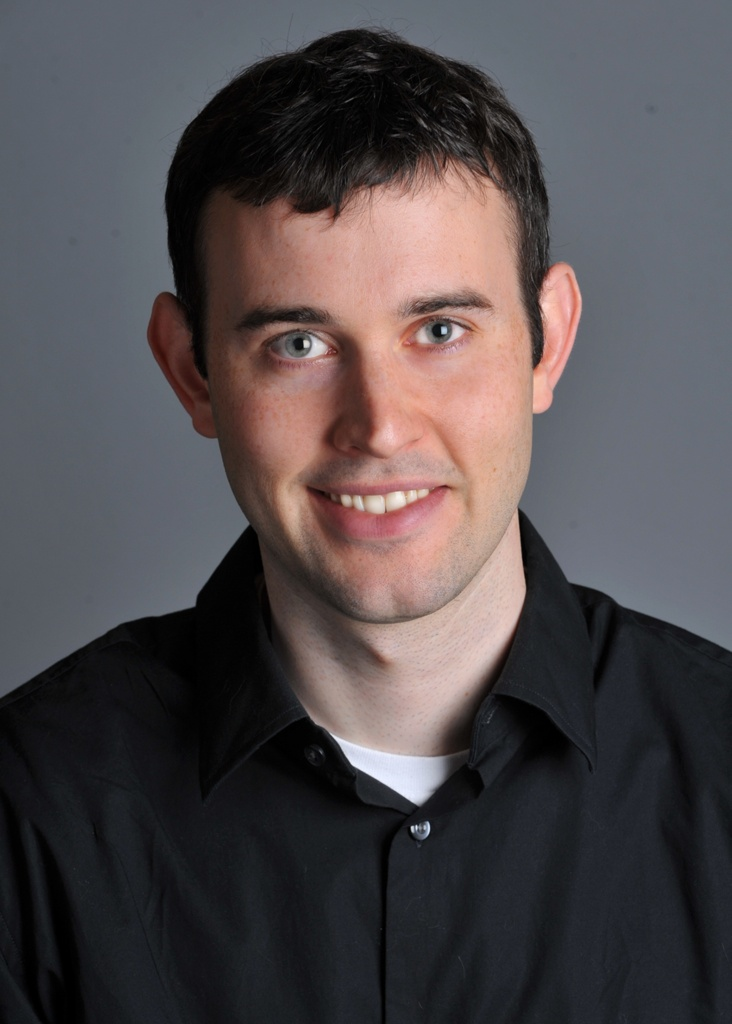
#> input picture Assignment_Images/DerekPicture.jpg, 732 x 1024 px
$ python 2.1unsharp.py Assignment_Images/DerekPicture.jpg
#> lines starting #> are read from the running program, lines starting #| are printed output that depends on the picture; long printed decimals are rounded
"""
Part 2.1: unsharp mask sharpening.

    blurred = I * G                 (Gaussian low-pass: low frequencies)
    detail  = I - I * G             (what the blur removed: high frequencies)
    sharp   = I + alpha * detail
            = I * ((1 + alpha) * delta - alpha * G)      <- one convolution

Usage: python 2.1unsharp.py IMAGE [--sigma S]
  Sigma is in pixels; default is (longest side) / 150.
"""
import argparse
from pathlib import Path

import cv2
import matplotlib.pyplot as plt
import numpy as np
from scipy.signal import fftconvolve

ALPHA = 1.5                    # main result
ALPHAS = [0.5, 1, 2, 4, 8]     # comparison


def gaussian_kernel(sigma):
    ksize = 2 * int(np.ceil(3 * sigma)) + 1
    g = cv2.getGaussianKernel(ksize, sigma)
    return g @ g.T


def unsharp_kernel(sigma, alpha):
    """(1 + alpha) * delta - alpha * G as a single kernel."""
    G = gaussian_kernel(sigma)
    delta = np.zeros_like(G)
    delta[G.shape[0] // 2, G.shape[1] // 2] = 1
    return (1 + alpha) * delta - alpha * G


def convolve(img, kernel):
    """Same-size convolution per colour channel (mirrored borders, FFT for speed)."""
    p = kernel.shape[0] // 2
    padded = np.pad(img, ((p, p), (p, p), (0, 0)), mode="reflect")
    out = np.dstack([fftconvolve(padded[..., c], kernel, mode="valid") for c in range(3)])
    return np.clip(out, 0, 1)


def row(images, titles, name, size):
    fig, axes = plt.subplots(*size[0], figsize=size[1])
    for ax in np.ravel(axes):
        ax.axis("off")
    for ax, im, t in zip(np.ravel(axes), images, titles):
        ax.imshow(im)
        ax.set_title(t)
    fig.tight_layout()
    fig.savefig(name, dpi=120)


def main():
    p = argparse.ArgumentParser()
    p.add_argument("image")
    p.add_argument("--sigma", type=float)
    args = p.parse_args()

    bgr = cv2.imread(args.image)
#> bgr is the input picture: shape (1024, 732, 3); mean B, G, R 76.9, 74.5, 80.5
    if bgr is None:
        raise FileNotFoundError(args.image)
    img = cv2.cvtColor(bgr, cv2.COLOR_BGR2RGB) / 255.0
    sigma = args.sigma or round(max(img.shape[:2]) / 150, 1)
#> sigma = 6.8
    stem = Path(args.image).stem
    print(f"Image {img.shape[1]}x{img.shape[0]}, sigma = {sigma:g}")
#| Image 732x1024, sigma = 6.8

    blurred = convolve(img, gaussian_kernel(sigma))
    detail = img - blurred
    sharp = convolve(img, unsharp_kernel(sigma, ALPHA))
#> in convolve (call 2), `return np.clip(out, 0, 1)`:
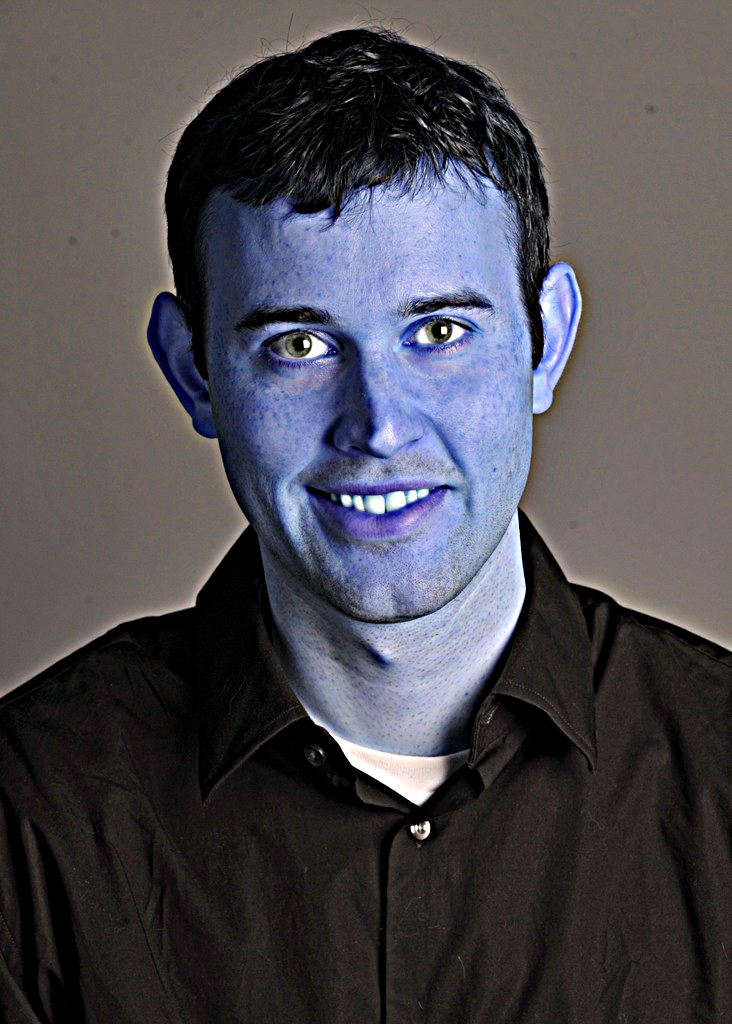
#> returned value: shape (1024, 732, 3) float64; mean of channels 0, 1, 2 0.318, 0.295, 0.304; drawn as B, G, R

    row([img, blurred, np.clip(0.5 + 2 * detail, 0, 1), sharp],
        ["Original", f"Blurred (sigma={sigma:g})", "High frequencies (I - blurred)", f"Sharpened (alpha={ALPHA:g})"],
        f"part2_1_process_{stem}.png", ((1, 4), (18, 5)))
#> the loop in row, `for ax, im, t in zip(np.ravel(axes), images, titles):` made 4 passes
#> t on passes 1 to 4: 'Original', 'Blurred (sigma=6.8)', 'High frequencies (I - blurred)', 'Sharpened (alpha=1.5)'
#> in row, `fig.savefig(name, dpi=120)`:
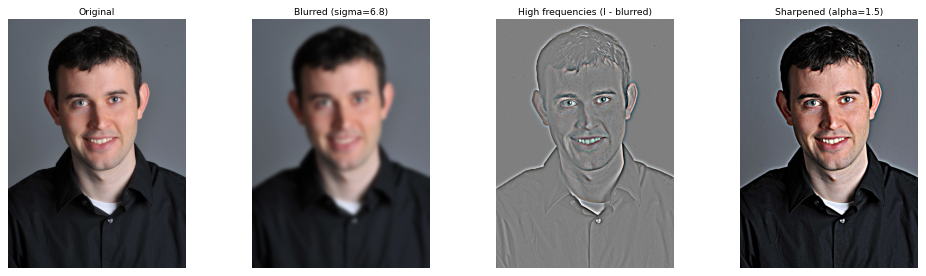
#> figure drawn by matplotlib, 4 panels; B, G, R data is drawn as R, G, B

    row([img] + [convolve(img, unsharp_kernel(sigma, a)) for a in ALPHAS],
        ["alpha = 0 (original)"] + [f"alpha = {a:g}" for a in ALPHAS],
        f"part2_1_alphas_{stem}.png", ((2, 3), (15, 10)))
#> in convolve (call 3), `out = np.dstack([fftconvolve(padded[..., c], kernel, mode="valid") for..`:
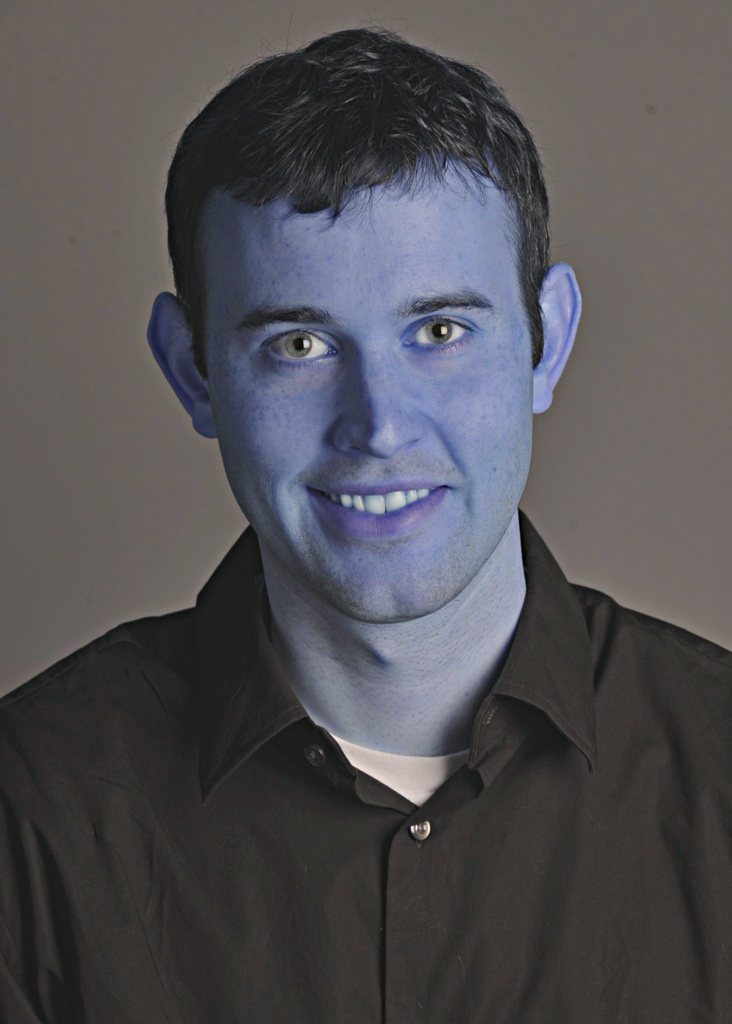
#> out: shape (1024, 732, 3) float64; mean B, G, R 0.316, 0.292, 0.301; drawn with min black and max white
#> in convolve (call 6), `out = np.dstack([fftconvolve(padded[..., c], kernel, mode="valid") for..`:
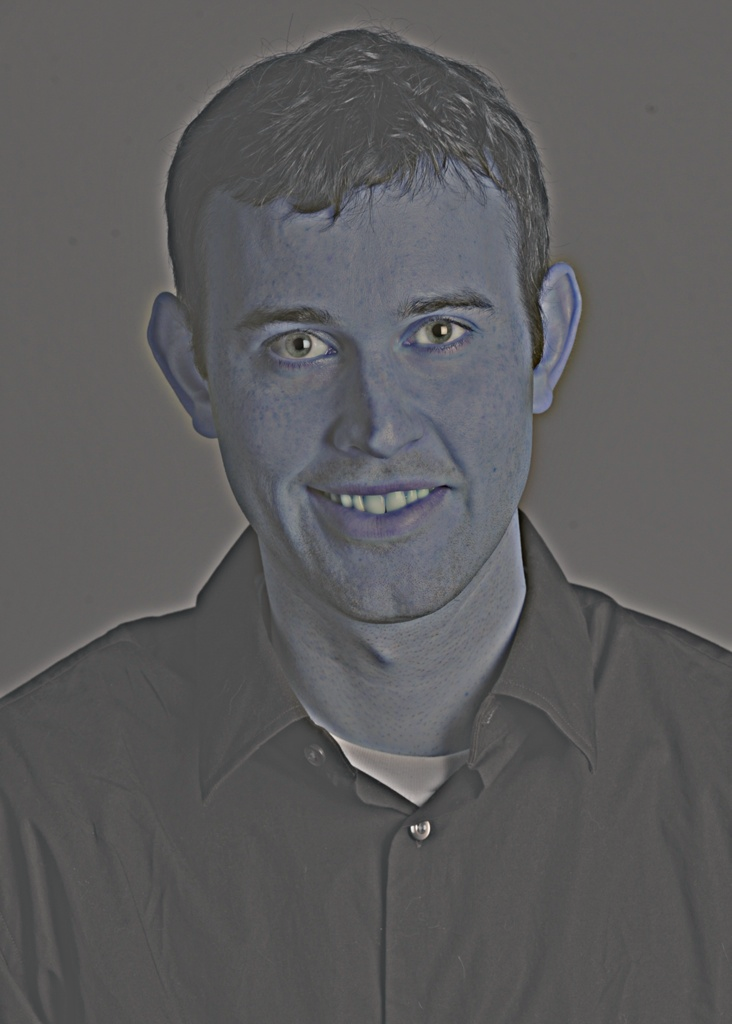
#> out: shape (1024, 732, 3) float64; mean B, G, R 0.316, 0.292, 0.301; drawn with min black and max white
#> in convolve (call 7), `return np.clip(out, 0, 1)`:
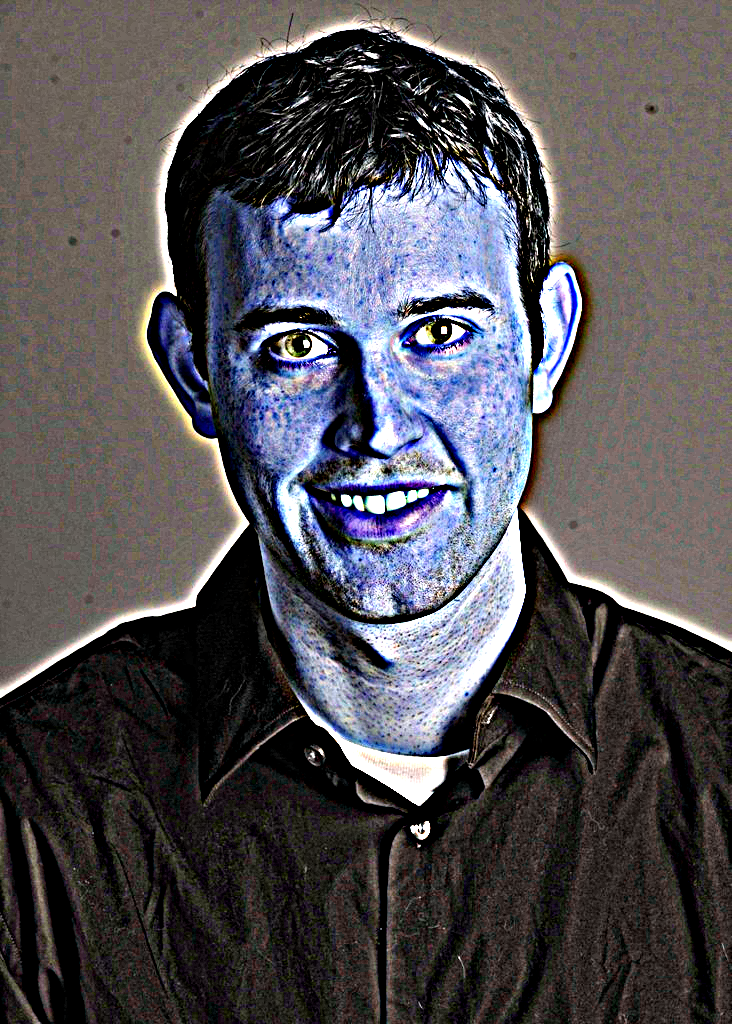
#> returned value: shape (1024, 732, 3) float64; mean of channels 0, 1, 2 0.333, 0.316, 0.326; drawn as B, G, R
#> the loop in row (call 2), `for ax in np.ravel(axes):` made 6 passes
#> the loop in row (call 2), `for ax, im, t in zip(np.ravel(axes), images, titles):` made 6 passes
#> t on passes 1 to 6: 'alpha = 0 (original)', 'alpha = 0.5', 'alpha = 1', 'alpha = 2', 'alpha = 4', 'alpha = 8'

    # Evaluation: blur a sharp image, then try to sharpen it again
    resharp = convolve(blurred, unsharp_kernel(sigma, ALPHA))
#> in convolve (call 8), `padded = np.pad(img, ((p, p), (p, p), (0, 0)), mode="reflect")`:
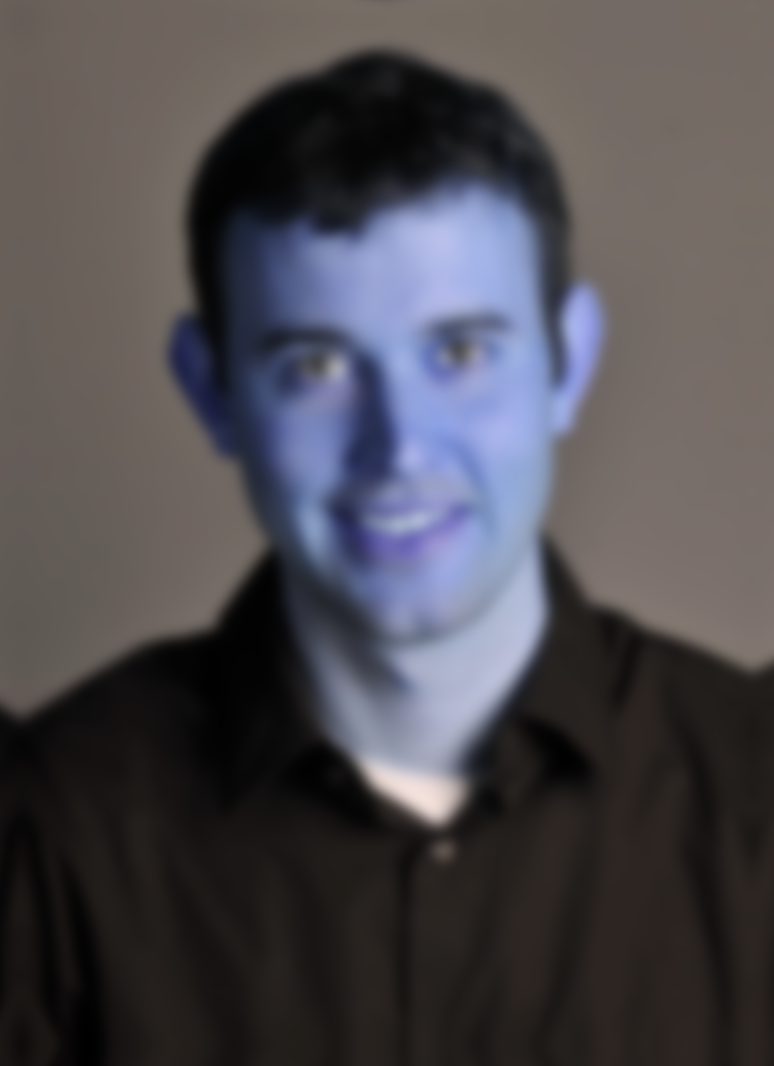
#> padded: shape (1066, 774, 3) float64; mean B, G, R 0.311, 0.291, 0.302
    row([img, blurred, resharp], ["Original (sharp)", "Blurred", "Blurred, then sharpened"],
        f"part2_1_evaluation_{stem}.png", ((1, 3), (16, 5.5)))
    mse = lambda a: np.mean((a - img) ** 2)
    print(f"MSE vs. original: blurred {mse(blurred):.5f}, re-sharpened {mse(resharp):.5f}")
#| MSE vs. original: blurred 0.00131, re-sharpened 0.00082
    plt.show()


if __name__ == "__main__":
    main()

$ run again, on Assignment_Images/chicken.jpg
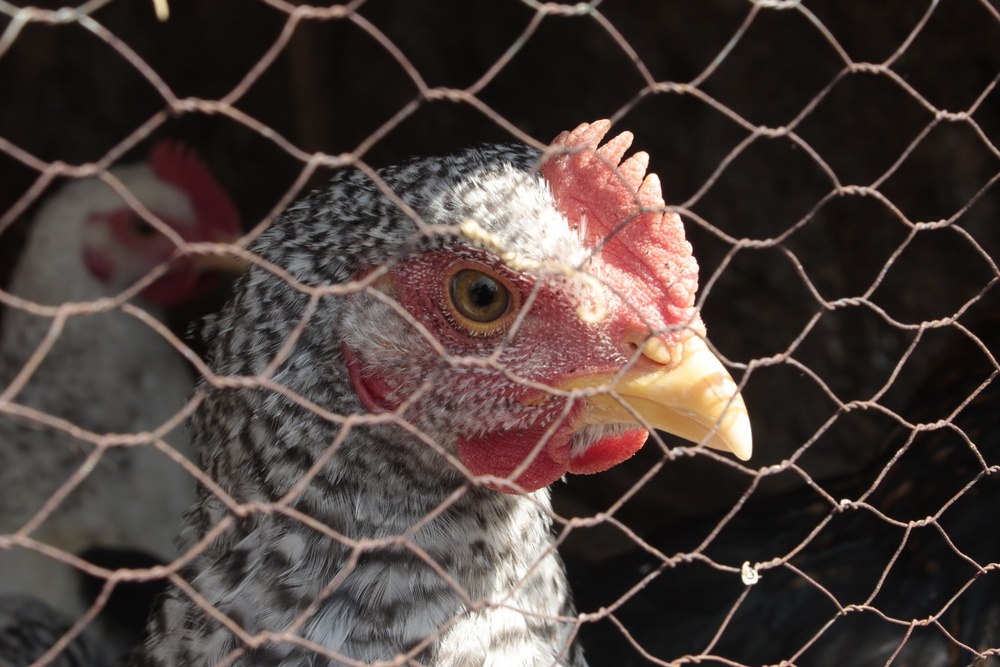
#> input picture Assignment_Images/chicken.jpg, 1000 x 667 px, shrunk from 5184 x 3456 before the run
#> in main, bgr is the input picture: shape (667, 1000, 3); mean B, G, R 58.4, 62.5, 74.6
#| Image 1000x667, sigma = 6.7
#> the loop in row, `for ax, im, t in zip(np.ravel(axes), images, titles):` made 4 passes
#> t on passes 1 to 4: 'Original', 'Blurred (sigma=6.7)', 'High frequencies (I - blurred)', 'Sharpened (alpha=1.5)'
#> in convolve (call 3), `out = np.dstack([fftconvolve(padded[..., c], kernel, mode="valid") for..`:
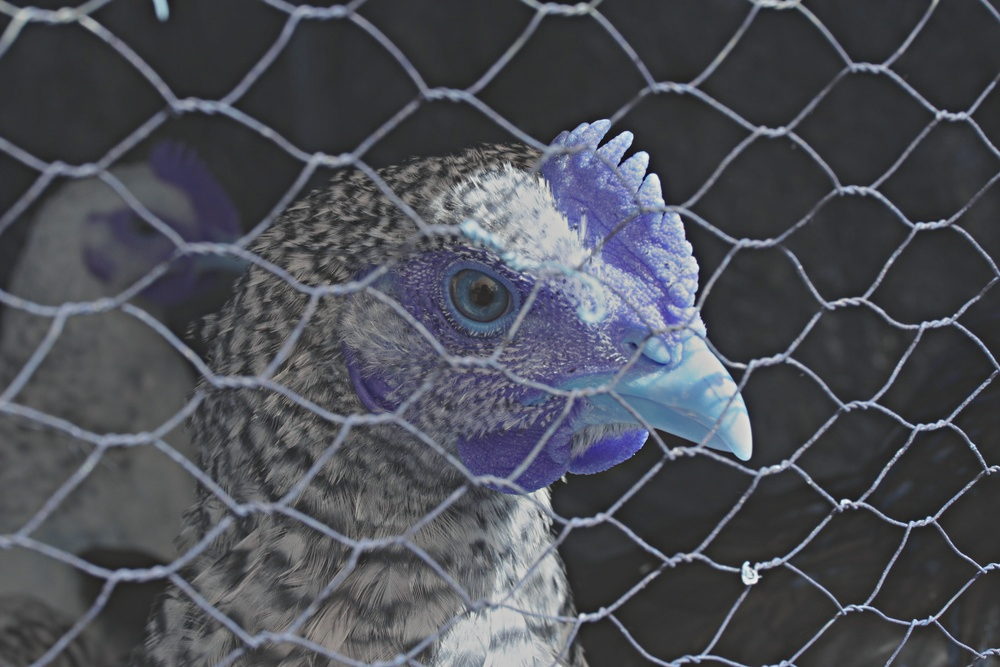
#> out: shape (667, 1000, 3) float64; mean B, G, R 0.293, 0.245, 0.229; drawn with min black and max white
#> in convolve (call 4), `return np.clip(out, 0, 1)`:
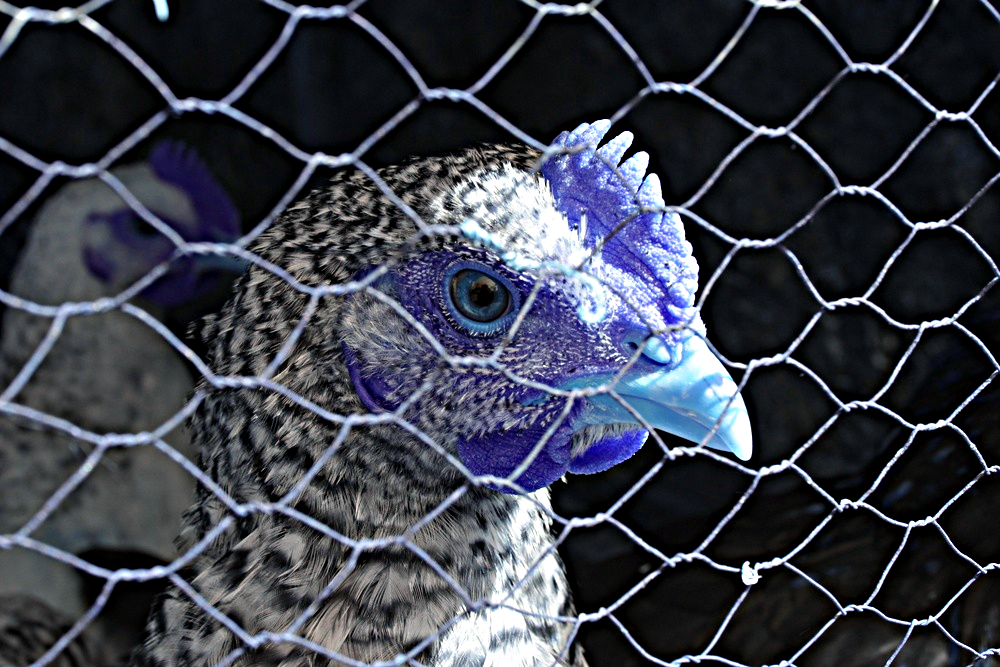
#> returned value: shape (667, 1000, 3) float64; mean of channels 0, 1, 2 0.291, 0.246, 0.232; drawn as B, G, R
#> the loop in row (call 2), `for ax in np.ravel(axes):` made 6 passes
#> the loop in row (call 2), `for ax, im, t in zip(np.ravel(axes), images, titles):` made 6 passes
#> t on passes 1 to 6: 'alpha = 0 (original)', 'alpha = 0.5', 'alpha = 1', 'alpha = 2', 'alpha = 4', 'alpha = 8'
#| MSE vs. original: blurred 0.00901, re-sharpened 0.0067

$ run again, on Assignment_Images/nutmeg.jpg
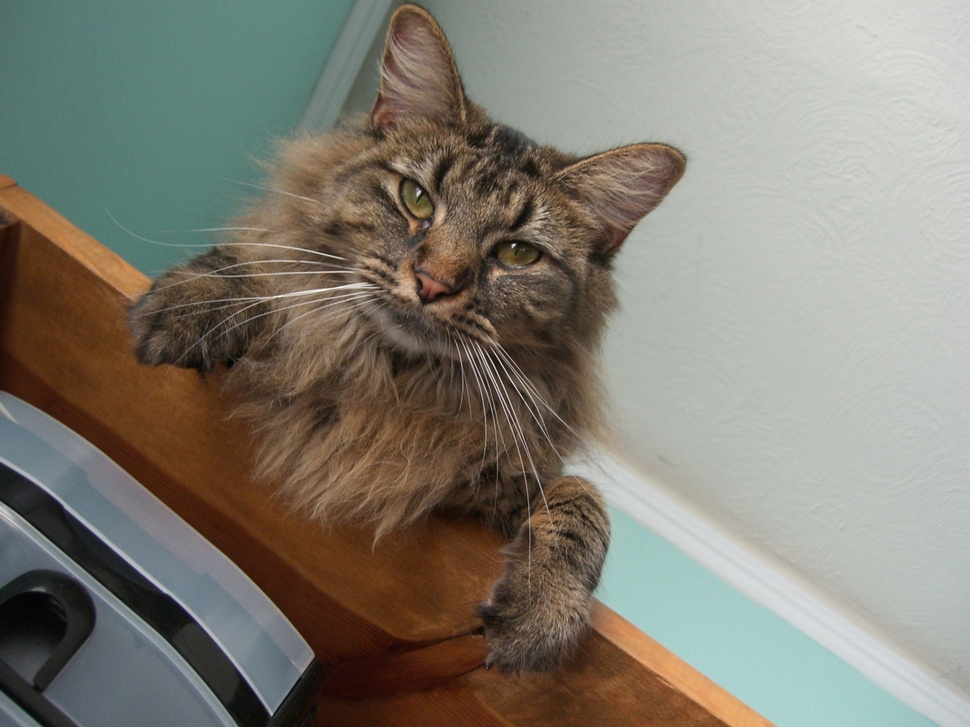
#> input picture Assignment_Images/nutmeg.jpg, 970 x 727 px, shrunk from 1408 x 1056 before the run
#> in main, bgr is the input picture: shape (727, 970, 3); mean B, G, R 115.4, 125.9, 130
#| Image 970x727, sigma = 6.5
#> in convolve (call 2), `return np.clip(out, 0, 1)`:
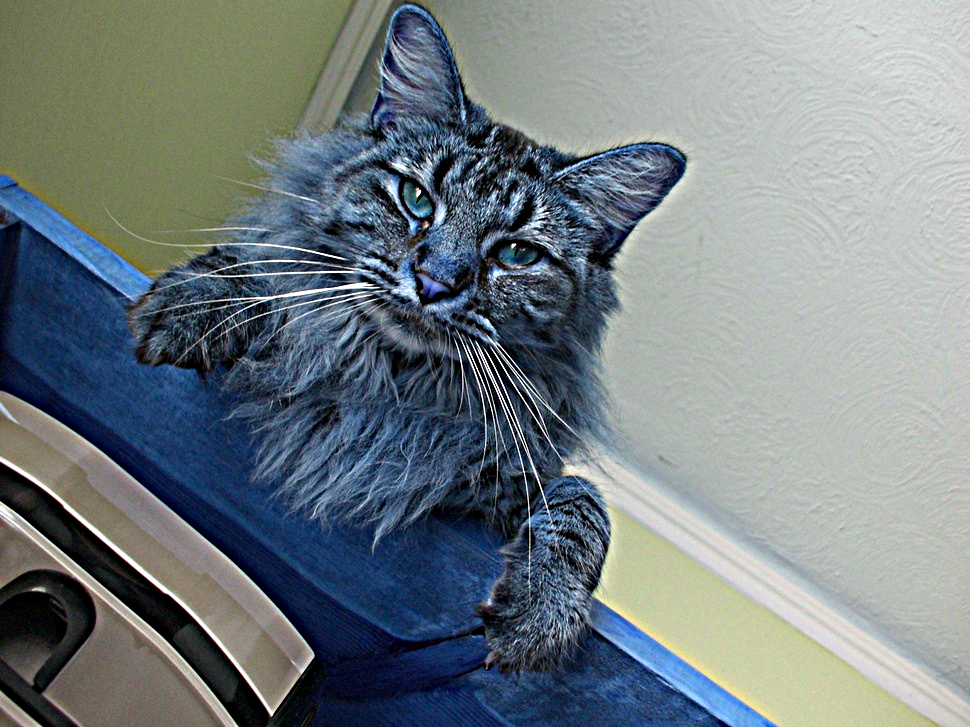
#> returned value: shape (727, 970, 3) float64; mean of channels 0, 1, 2 0.51, 0.495, 0.454; drawn as B, G, R
#> the loop in row, `for ax, im, t in zip(np.ravel(axes), images, titles):` made 4 passes
#> t on passes 1 to 4: 'Original', 'Blurred (sigma=6.5)', 'High frequencies (I - blurred)', 'Sharpened (alpha=1.5)'
#> in gaussian_kernel (call 4), `return g @ g.T`:
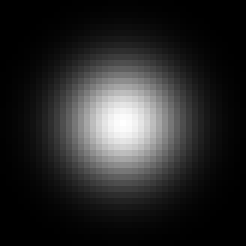
#> returned value: shape (41, 41) float64 (shown 6 times larger); min 2.92e-07, max 0.00378, mean 0.000595; drawn with min black and max white
#> the loop in row (call 2), `for ax in np.ravel(axes):` made 6 passes
#> the loop in row (call 2), `for ax, im, t in zip(np.ravel(axes), images, titles):` made 6 passes
#> t on passes 1 to 6: 'alpha = 0 (original)', 'alpha = 0.5', 'alpha = 1', 'alpha = 2', 'alpha = 4', 'alpha = 8'
#| MSE vs. original: blurred 0.00225, re-sharpened 0.00176
